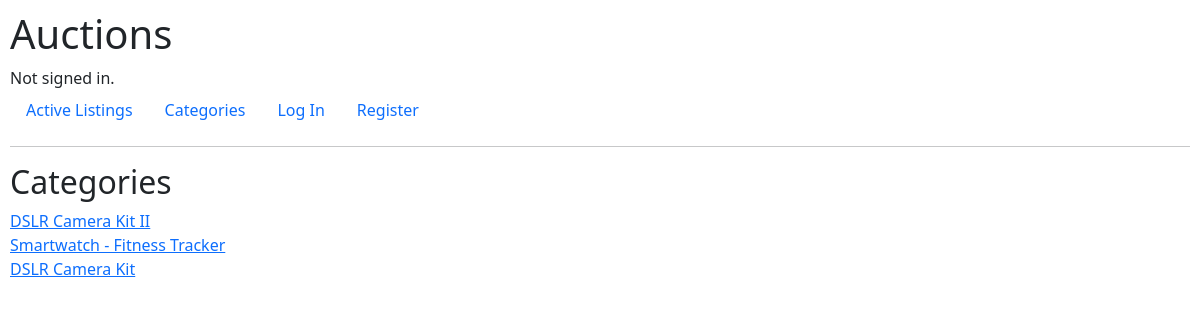
Page /category_details/electronic on the committed database.
### auctions/models.py (models this page shows, shortened)
class Categories(models.Model):
    Category_name = models.CharField(max_length=256)
    auction = models.ForeignKey(Auction_listings, on_delete=models.CASCADE, related_name="categories")

class Auction_listings(models.Model):
    create_user = models.ForeignKey(User, on_delete=models.CASCADE, related_name="auction_item", default=1)
    title = models.CharField(max_length=64)
    description = models.CharField(max_length=256)
    starting_bid = models.IntegerField()
    image_url = models.URLField(blank=True)
    close_status = models.BooleanField(default=False)

### auctions/views.py (the view)
# urls.py: path("category_details", views.categories, name="categories"),
def category_details(request, Category_name):
    category_list = Categories.objects.filter(Category_name=Category_name)
    return render(request, "auctions/category_details.html", {
        "category_list": category_list
    })

### auctions/templates/auctions/category_details.html
{% extends "auctions/layout.html" %}
{% block body %}
    <h2>Categories</h2>
    {% for category in category_list %}
        <a href="{% url 'details' category.auction.id %}">{{ category.auction.title }}</a><br>
    {% endfor %}
{% endblock %}

### auctions/static/auctions/styles.css (style rules this page uses)
body { padding: 10px; }

### rows in the picture
Categories: auction "DSLR Camera Kit II"
Categories: auction "Smartwatch - Fitness Tracker"
Categories: auction "DSLR Camera Kit"
